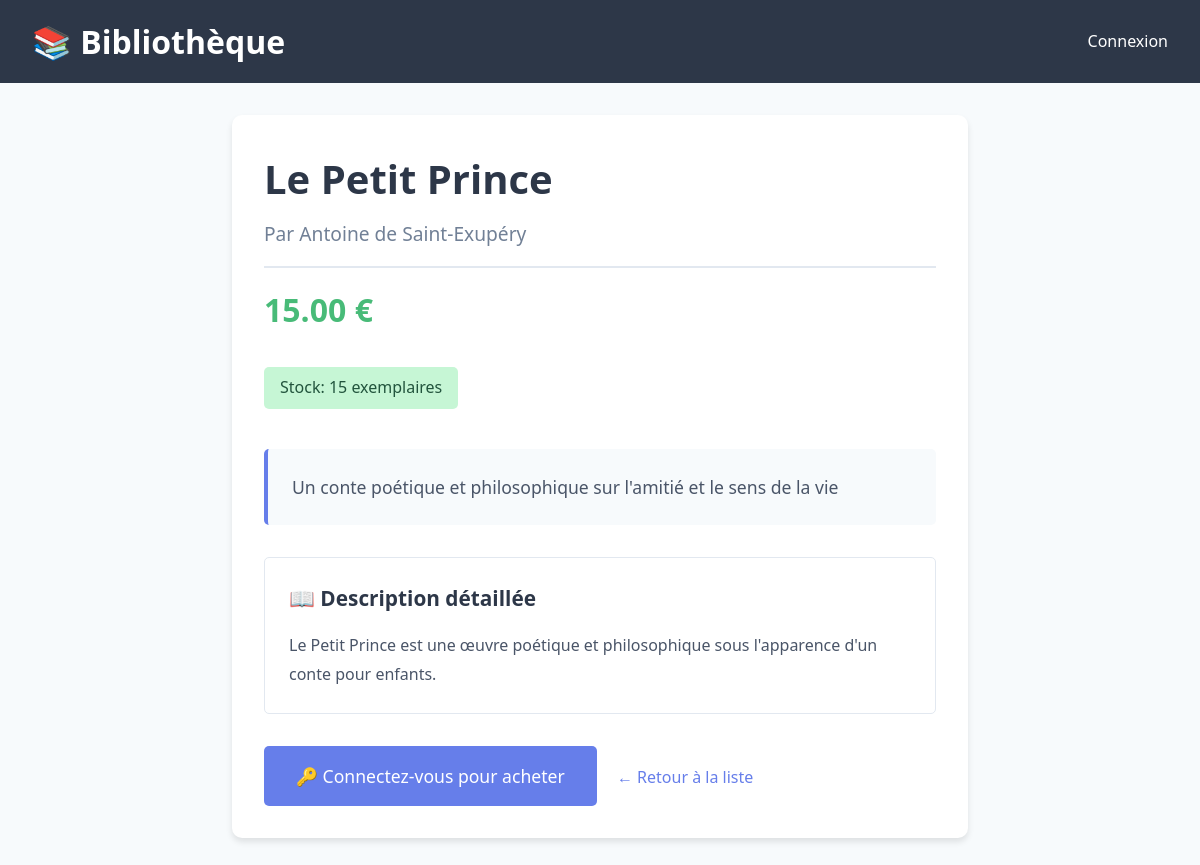
The page /livre.php?id=1 on the database its author committed.
### tables this page shows
CREATE TABLE livres (
        id INTEGER PRIMARY KEY AUTOINCREMENT,
        titre TEXT NOT NULL,
        auteur TEXT NOT NULL,
        categorie TEXT NOT NULL,
        prix DECIMAL(10,2) NOT NULL,
        stock INTEGER DEFAULT 10,
        description_courte TEXT,
        description_longue TEXT
    );

### livre.php (the view, shortened to what this page needs)
<?php
require_once 'config.php';
$stmt = $db->prepare("SELECT * FROM livres WHERE id = ?");
$stmt->execute([$_GET['id']]);
$livre = $stmt->fetch(PDO::FETCH_ASSOC);
?>
<!DOCTYPE html>
<html>
<head>
</head>
<body>
    <div class="header">
        <h1>📚 Bibliothèque</h1>
        <div>
            <?php if(isset($_SESSION['user_id'])): ?>
                <a href="panier.php">🛒 Panier</a>
                <a href="profil.php"><?= htmlspecialchars($_SESSION['user_nom']) ?></a>
                <?php if(isset($_SESSION['user_role']) && $_SESSION['user_role'] == 'admin'): ?>
                    <a href="admin_dashboard.php">Admin</a>
                <?php endif; ?>
                <a href="deconnexion.php">Déconnexion</a>
            <?php else: ?>
                <a href="connexion.php">Connexion</a>
            <?php endif; ?>
        </div>
    </div>
    <div class="container">
        <div class="book-card">
            <h1 class="book-title"><?= htmlspecialchars($livre['titre']) ?></h1>
            <div class="book-author">Par <?= htmlspecialchars($livre['auteur']) ?></div>
            <div class="book-price"><?= number_format($livre['prix'], 2) ?> €</div>
            <div class="stock-info">
                <?= $livre['stock'] > 0 ? "Stock: {$livre['stock']} exemplaires" : "Rupture de stock" ?>
            </div>
            <div class="description-courte">
                <?= nl2br(htmlspecialchars($livre['description_courte'])) ?>
            </div>
            <div class="description-longue">
                <h3>📖 Description détaillée</h3>
                <p><?= nl2br(htmlspecialchars($livre['description_longue'])) ?></p>
            </div>
            <?php if(isset($_SESSION['user_id'])): ?>
                <?php if($livre['stock'] > 0): ?>
                    <form method="get" action="ajouter_panier.php" style="display: inline;">
                        <input type="hidden" name="id" value="<?= $livre['id'] ?>">
                        <button type="submit" class="btn">➕ Ajouter au panier</button>
                    </form>
                <?php else: ?>
                    <button class="btn btn-disabled" disabled>Rupture de stock</button>
                <?php endif; ?>
            <?php else: ?>
                <a href="connexion.php" class="btn">🔑 Connectez-vous pour acheter</a>
            <?php endif; ?>
            <a href="index.php" class="back-link">← Retour à la liste</a>
        </div>
    </div>
</body>
</html>

### rows shown on the page
livres: titre "Le Petit Prince", auteur "Antoine de Saint-Exupéry", prix "15.00", stock "15", description_courte "Un conte poétique et philosophique sur l'amitié et le sens de la vie", description_longue "Le Petit Prince est une œuvre poétique et philosophique sous l'apparence d'un conte pour enfants."
